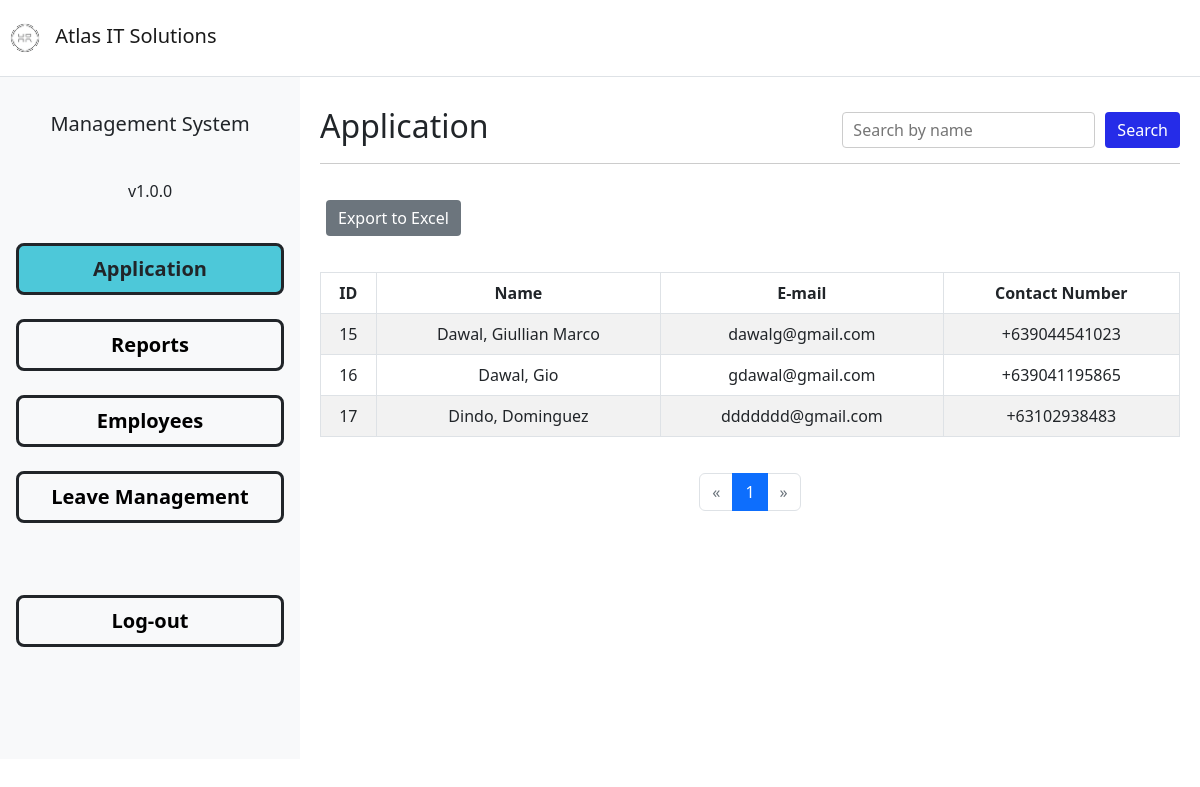
Before: /hrms-inner/application.php (signed in) with the older database file.
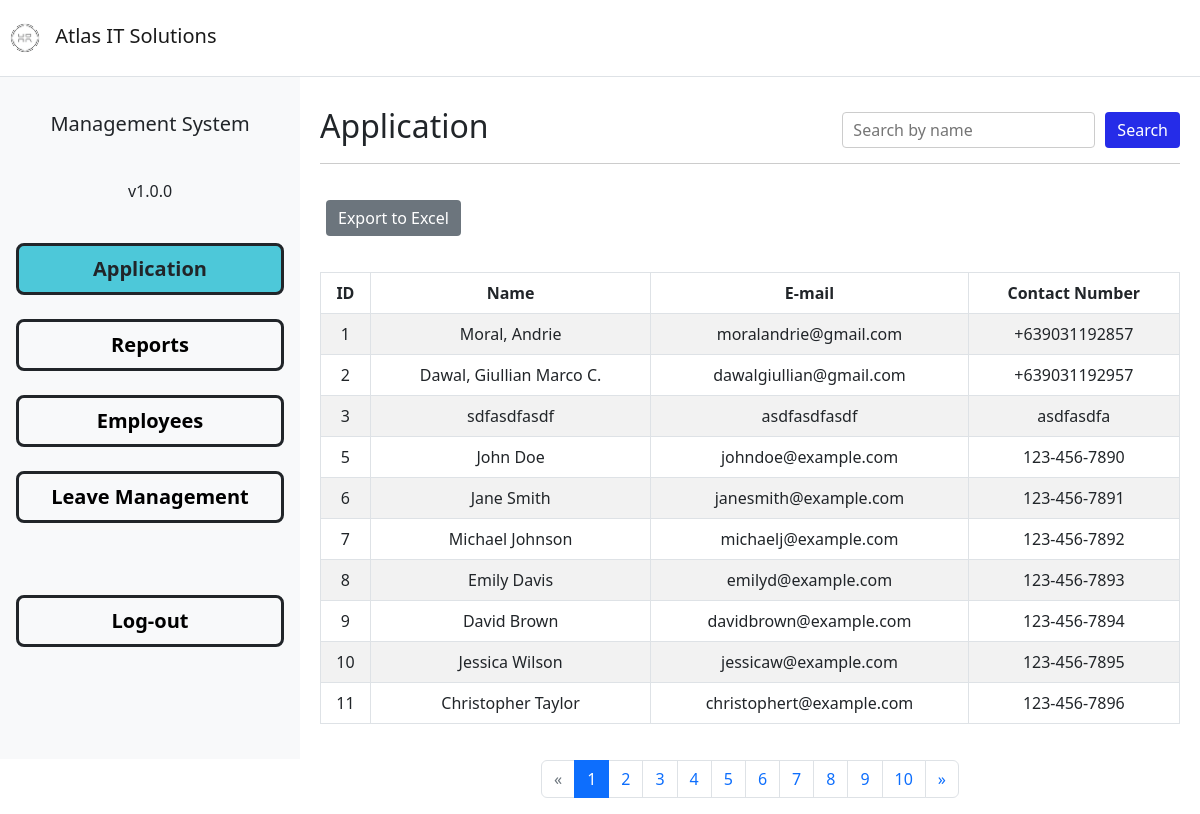
After: the same page with the newer database file.
### tables this page shows
CREATE TABLE `applications` (
  `id` int(50) NOT NULL,
  `flname` varchar(255) NOT NULL,
  `email` varchar(255) NOT NULL,
  `date` date NOT NULL,
  `resume` varchar(255) NOT NULL,
  `role` varchar(255) NOT NULL,
  `contno` varchar(20) NOT NULL,
  `status` varchar(255) NOT NULL
);

### hrms-inner/application.php (the view, shortened to what the changed rows need)
<?php
require_once('../functions/db-conn.php');
if (isset($_SESSION['uid'])) {
    $entries_per_page = 10;
    $current_page = isset($_GET['page']) ? (int)$_GET['page'] : 1;
    $search_query = isset($_GET['search']) ? trim($_GET['search']) : '';
    $search_query = mysqli_real_escape_string($conn, $search_query);
    $offset = ($current_page - 1) * $entries_per_page;
    $total_query = "SELECT COUNT(*) as total FROM applications WHERE flname LIKE '{$search_query}%'";
    $total_result = mysqli_query($conn, $total_query);
    $total_row = mysqli_fetch_assoc($total_result);
    $total_entries = $total_row['total'];
    $total_pages = ceil($total_entries / $entries_per_page);
    $query = "SELECT * FROM applications WHERE flname LIKE '{$search_query}%' LIMIT $offset, $entries_per_page";
    $result = mysqli_query($conn, $query);
?>
<!DOCTYPE html>
<html lang="en">
<head>
    <link href="../css/styles.css" rel="stylesheet" />
</head>
<body>
    <nav class="navbar navbar-expand-lg navbar-light border-bottom">
        <a class="navbar-brand" href="#">
            <img src="../images/atlas2.png" style="width:50px; height:50px;" alt="Atlas IT Solutions">
            Atlas IT Solutions
        </a>
    </nav>
    <div class="container-fluid">
        <div class="d-flex">
            <div class="text-center w-25 h-100 d-grid p-3 gap-4 col-md-auto bg-light"
                style="word-wrap:break-word; overflow:auto;">
                <p class="lead pt-3">Management System</p>
                <p>v1.0.0</p>
                <a class="btn btn-lg btn-block border border-3 border-dark fw-bolder" href="application.php"
                    role="button" style='background-color: #4DC8D9;'>Application</a>
                <a class="btn btn-light btn-lg btn-block border border-3 border-dark fw-bolder" href="reports.php"
                    role="button">Reports</a>
                <a class="btn btn-light btn-lg btn-block border border-3 border-dark fw-bolder" href="employees.php"
                    role="button">Employees</a>
                <a class="btn btn-light btn-lg btn-block border border-3 border-dark fw-bolder" href="leaveman.php"
                    role="button">Leave Management</a>
                <br>
                <a class="btn btn-light btn-lg btn-block border border-3 border-dark fw-bolder"
                    href="main-page.html" role="button">Log-out</a>
                <br><br>
                <br>
            </div>
            <div class='col'>
                <div class="content">
                    <div class="header">
                        <h2 class="">Application</h2>
                        <form class="search-form" method="get" action="application.php">
                            <input type="text" class="search-input" name="search" placeholder="Search by name" value="<?php echo htmlspecialchars($search_query); ?>">
                            <button class="search-button" type="submit">Search</button>
                        </form>
                    </div>
                </div>
                <div class="p-3"><button class="search-button bg-secondary" id="downloadexcel">Export to Excel</button></div>
                <div class="table-container">
                    <div class="table-wrapper">
                        <table class="table table-bordered table-striped" id="example-table">
                            <thead class="thead-dark">
                                <tr>
                                    <th scope="col" class="text-center">ID</th>
                                    <th scope="col" class="text-center">Name</th>
                                    <th scope="col" class="text-center">E-mail</th>
                                    <th scope="col" class="text-center">Contact Number</th>
                                </tr>
                            </thead>
                            <tbody>
                                <?php
                                while ($row = mysqli_fetch_assoc($result)) {
                                ?>
                                <tr>
                                    <td class="text-center"><?php echo $row['id']; ?></td>
                                    <td class="text-center"><?php echo $row['flname']; ?></td>
                                    <td class="text-center"><?php echo $row['email']; ?></td>
                                    <td class="text-center"><?php echo $row['contno']; ?></td>
                                </tr>
                                <?php
                                }
                                ?>
                            </tbody>
                        </table>
                    </div>
                </div>
                <nav aria-label="Page navigation">
                    <ul class="pagination justify-content-center">
                        <li class="page-item <?php if ($current_page <= 1) echo 'disabled'; ?>">
                            <a class="page-link" href="?page=<?php echo $current_page - 1; ?>&search=<?php echo htmlspecialchars($search_query); ?>" aria-label="Previous">
                                <span aria-hidden="true">&laquo;</span>
                            </a>
                        </li>
                        <?php for ($page = 1; $page <= $total_pages; $page++): ?>
                        <li class="page-item <?php if ($page == $current_page) echo 'active'; ?>">
                            <a class="page-link" href="?page=<?php echo $page; ?>&search=<?php echo htmlspecialchars($search_query); ?>"><?php echo $page; ?></a>
                        </li>
                        <?php endfor; ?>
                        <li class="page-item <?php if ($current_page >= $total_pages) echo 'disabled'; ?>">
                            <a class="page-link" href="?page=<?php echo $current_page + 1; ?>&search=<?php echo htmlspecialchars($search_query); ?>" aria-label="Next">
                                <span aria-hidden="true">&raquo;</span>
                            </a>
                        </li>
                    </ul>
                </nav>
            </div>
        </div>
    </div>
</body>
</html>
<?php
} else {
    header("Location: ../login/login.php");
    exit;
}
?>

Changed rows visible on the page:
no longer on this page (row edited): applications: id "15", flname "Dawal, Giullian Marco", email "dawalg@gmail.com", contno "+639044541023"
no longer on this page (row edited): applications: id "16", flname "Dawal, Gio", email "gdawal@gmail.com", contno "+639041195865"
no longer on this page (row edited): applications: id "17", flname "Dindo, Dominguez", email "ddddddd@gmail.com", contno "+63102938483"
added applications: id "1", flname "Moral, Andrie", email "moralandrie@gmail.com", contno "+639031192857"
added applications: id "2", flname "Dawal, Giullian Marco C.", email "dawalgiullian@gmail.com", contno "+639031192957"
added applications: id "3", flname "sdfasdfasdf", email "asdfasdfasdf", contno "asdfasdfa"
added applications: id "5", flname "John Doe", email "johndoe@example.com", contno "123-456-7890"
added applications: id "6", flname "Jane Smith", email "janesmith@example.com", contno "123-456-7891"
added applications: id "7", flname "Michael Johnson", email "michaelj@example.com", contno "123-456-7892"
added applications: id "8", flname "Emily Davis", email "emilyd@example.com", contno "123-456-7893"
added applications: id "9", flname "David Brown", email "davidbrown@example.com", contno "123-456-7894"
added applications: id "10", flname "Jessica Wilson", email "jessicaw@example.com", contno "123-456-7895"
added applications: id "11", flname "Christopher Taylor", email "christophert@example.com", contno "123-456-7896"
Other visible differences:
new list line: "2"
new list line: "3"
new list line: "4"
new list line: "5"
new list line: "6"
new list line: "7"
new list line: "8"
new list line: "9"
new list line: "10"
